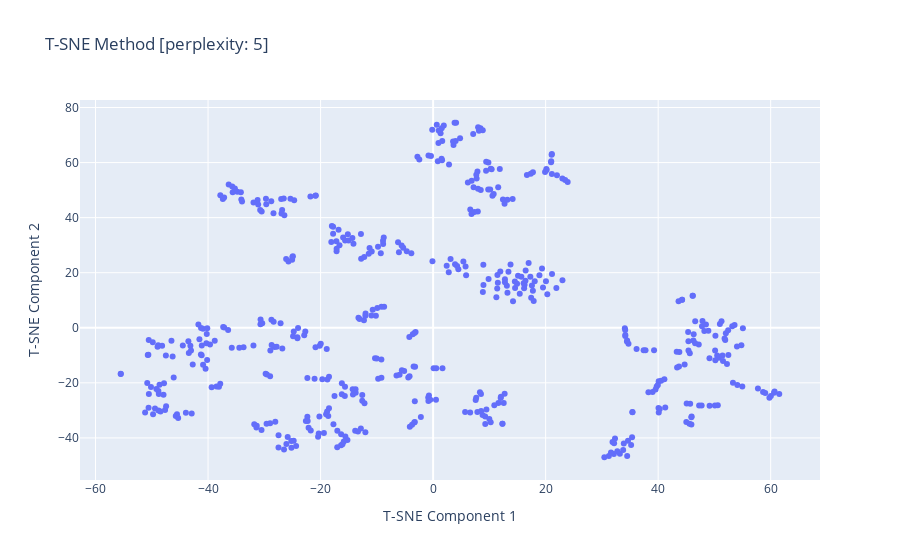

Notebook code for this chart:
### Code cell
per = perplex_lst[0]
fig = go.Figure()
fig.add_traces(
    go.Scatter(
        x=per_dict[per][:,0],
        y=per_dict[per][:,1],
        mode="markers",
    )
)
fig.update_layout(
    title_text = f"T-SNE Method [perplexity: {per}]"
)
fig.update_yaxes(title_text = "T-SNE Component 2")
fig.update_xaxes(title_text ="T-SNE Component 1")
fig.show()

### Figure 1 — Plotly figure (JSON) as saved in the notebook; plotly's stock layout.template omitted (floating-point values rounded to 4 significant figures; data arrays with more than 128 entries replaced by an {"elided": "..."} marker saying what was removed)
{"data": [{"mode": "markers", "type": "scatter", "x": {"elided": "511 float values"}, "y": {"elided": "511 float values"}}], "layout": {"title": {"text": "T-SNE Method [perplexity: 5]"}, "xaxis": {"title": {"text": "T-SNE Component 1"}}, "yaxis": {"title": {"text": "T-SNE Component 2"}}}}
